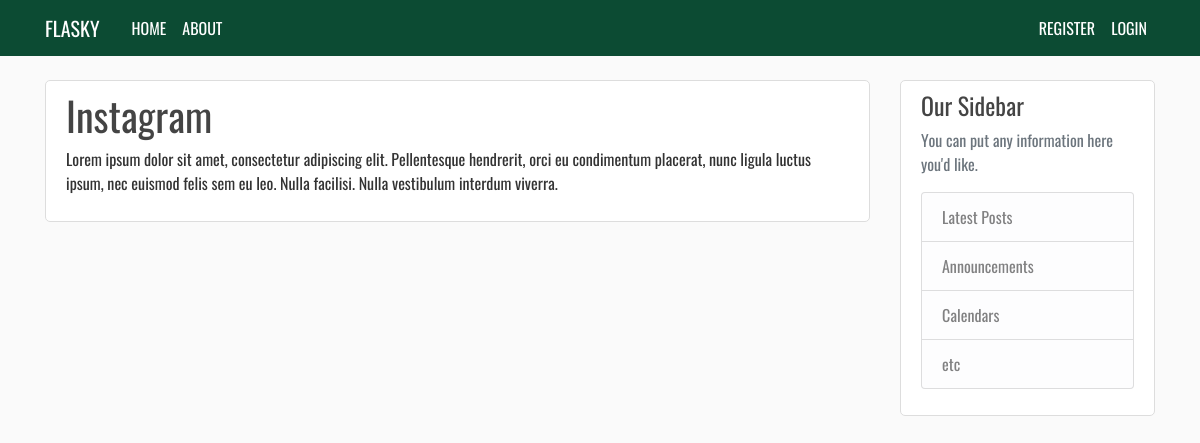
Screenshot of /app/1 with the database file from the repository.
### mysite/models.py (models this page shows, shortened)
class Application(db.Model):
    id = db.Column(db.Integer, primary_key=True)
    name = db.Column(db.String(30), unique=True)
    description = db.Column(db.Text, nullable=False)
    status = db.Column(db.String(20), nullable=False)
    platform = db.Column(db.String(30), nullable=False)
    database = db.Column(db.String(30), nullable=False)
    user_id = db.Column(db.Integer, db.ForeignKey('user.id'), nullable=False)
    date_posted = db.Column(db.DateTime, nullable=False, default=datetime.utcnow)

### mysite/routes.py (the view)
@app.route('/app/<int:app_id>')
def app(app_id):
    app = Application.query.get_or_404(app_id)
    return render_template('app.html', app=app)

### mysite/templates/app.html (shortened to what this page needs)
{% extends "base.html" %}
{% block content %}
  <div class="content-section">
    <h1>{{ app.name }}</h1>
    <p>{{ app.description }}</p>
  </div>
{% endblock content %}

### mysite/static/style.css (style rules this page uses)
body { background: #fafafa; color: #333333; margin-top: 5rem; }
body { font-family: "Oswald", sans-serif; }
h1, h2, h3, h4, h5, h6 { color: #444444; }
.content-section { background: #ffffff; padding: 10px 20px; border: 1px solid #dddddd; border-radius: 5px; margin-bottom: 20px; }

### rows the page displays
Application: name "Instagram", description "Lorem ipsum dolor sit amet, consectetur adipiscing elit. Pellentesque hendrerit, orci eu condimentum placerat, nunc ligula luctus ipsum, nec euismod felis sem eu leo. Nulla facilisi. Nulla vestibulum interdum viverra."
